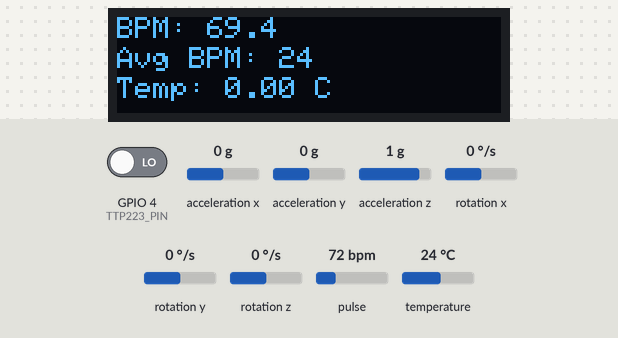
The sketch below on a simulated ESP32. Shown: 128×32 one-colour display. The inputs (shaded band) are chosen by the test bench; at power-on: pulse 72 bpm, temperature 24 °C, GPIO 4 (TTP223_PIN) LOW, acceleration x 0 g, acceleration y 0 g, acceleration z 1 g, rotation x 0 °/s, rotation y 0 °/s, rotation z 0 °/s. WiFi joins after 1.5 s; servers stay silent unless stated; what the sketch prints to the serial monitor is not drawn.

Above: at 3.3 s.
3.4 s: pulse set to 42 bpm
At 5.4 s:
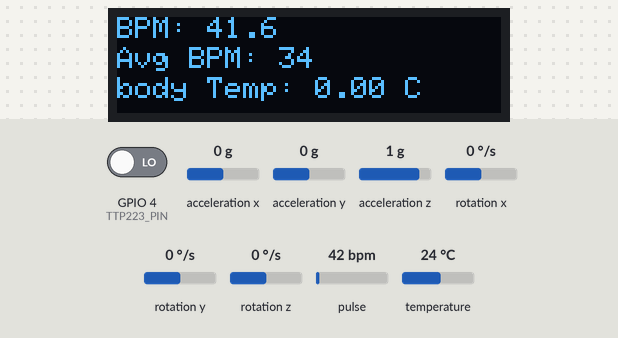
8.9 s: temperature set to 12 °C
At 12.2 s:
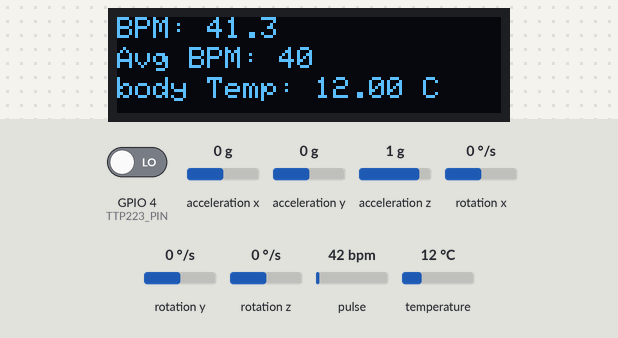
12.4 s: pulse set to 70 bpm
At 13.1 s:
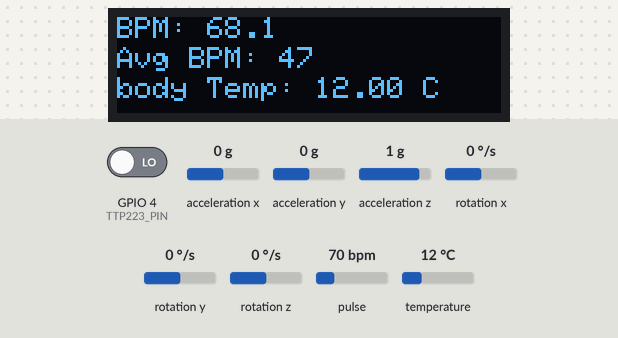
14.1 s: pulse set to 130 bpm
At 14.5 s:
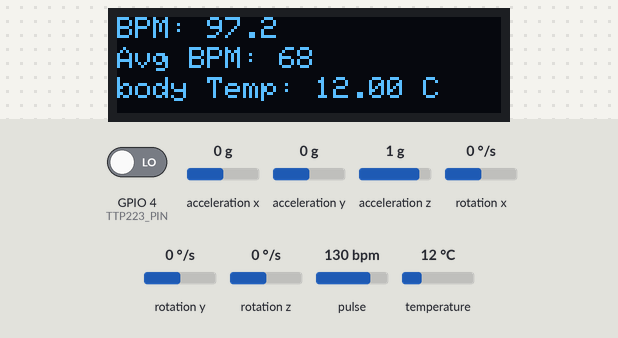
15.6 s: temperature set to 19 °C
At 22.1 s:
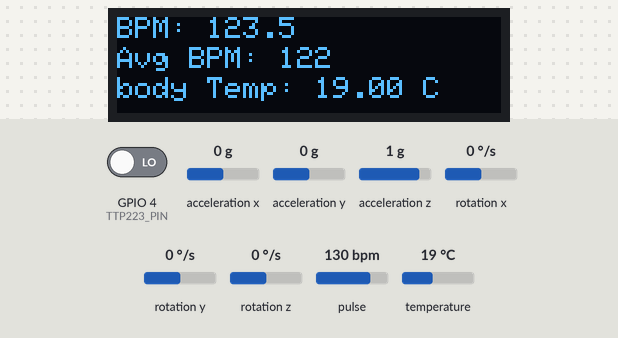
22.3 s: temperature set to 28 °C
At 32.4 s:
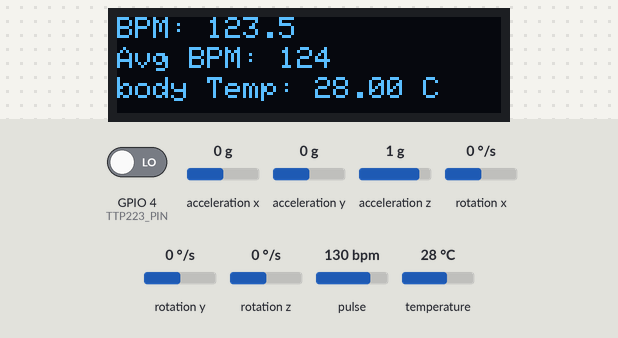
Timing chart, 0 to 33.4 s (numbered marks = the images above; inputs shaded):
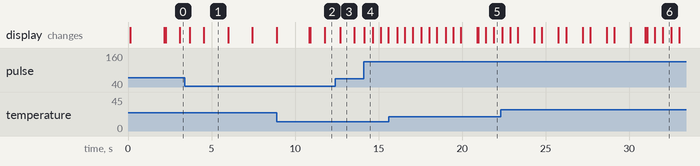

Measured:
- after the input at 12.4 s, the display: changes after 0.29 s (image 3)
- what the display in image 1 shows lasts 1.5 s, from 4.5 s to 6.0 s
- what the display in image 3 shows lasts 0.8 s, from 12.7 s to 13.5 s
- what the display in image 4 shows lasts 0.6 s, from 14.1 s to 14.7 s

The sketch:

gloves_tx.ino
```cpp
#include <WiFi.h>
#include <WiFiUdp.h>
#include <Wire.h>
#include <MPU6050.h>
#include "MAX30105.h"
#include "heartRate.h"
#include <OneWire.h>
#include <DallasTemperature.h>
#include <Adafruit_GFX.h>
#include <Adafruit_SSD1306.h>

#define TTP223_PIN 4
#define ONE_WIRE_BUS 5
#define trigger 3000

MAX30105 particleSensor;
MPU6050 mpu;
OneWire oneWire(ONE_WIRE_BUS);
DallasTemperature sensors(&oneWire);

#define SCREEN_WIDTH 128 // OLED display width, in pixels
#define SCREEN_HEIGHT 32 // OLED display height, in pixels

#define OLED_RESET     -1 // Reset pin # (or -1 if sharing Arduino reset pin)
#define SCREEN_ADDRESS 0x3C ///< See datasheet for Address; 0x3D for 128x64, 0x3C for 128x32
Adafruit_SSD1306 display(SCREEN_WIDTH, SCREEN_HEIGHT, &Wire, OLED_RESET);

#define mpuTrigger 1500

volatile float beatsPerMinute = 0.0;
volatile int beatAvg = 0;

const byte RATE_SIZE = 4;
byte rates[RATE_SIZE] = {0};
byte rateSpot = 0;
volatile long lastBeat = 0;

unsigned long lastTempSend = 0;
const unsigned long tempInterval = 10000;

// Reduced struct (removed IR and AZ)
typedef struct struct_message {
  uint8_t ap;
  float bpm;
  int avgBpm;
  float tempC;
} struct_message;

struct_message myData;

WiFiUDP udp;
const char *ssid = "ESP32_AP";
const char *password = "12345678";
const char *receiverIP = "192.168.4.1";
const int udpPort = 3333;

void heartRateTask(void * parameter) {
  while (1) {
    long currentIr = particleSensor.getIR();

    if (currentIr > 50000) {
      if (checkForBeat(currentIr)) {
        long delta = millis() - lastBeat;
        lastBeat = millis();
        float currentBPM = 60.0 / (delta / 1000.0);

        if (currentBPM > 20 && currentBPM < 255) {
          rates[rateSpot++] = (byte)currentBPM;
          rateSpot %= RATE_SIZE;
          int sum = 0;
          for (byte i = 0; i < RATE_SIZE; i++) sum += rates[i];
          beatAvg = sum / RATE_SIZE;
          beatsPerMinute = currentBPM;
        }
      }
    } else {
      beatsPerMinute = 0;
      beatAvg = 0;
      rateSpot = 0;
      memset((void*)rates, 0, RATE_SIZE);
    }
    delay(30);
  }
}

void setup() {
  Serial.begin(115200);
  Wire.begin();

   if(!display.begin(SSD1306_SWITCHCAPVCC, SCREEN_ADDRESS)) {
    Serial.println(F("SSD1306 allocation failed"));
    for(;;); // Don't proceed, loop forever
  }
  delay(100);
display.clearDisplay();

display.clearDisplay();
display.setTextSize(1);                      // normal size
display.setTextColor(SSD1306_WHITE);         // set text color
display.setCursor(10, 10);                     // top-left corner
display.println("Starting");
display.display();
display.clearDisplay();
delay(2000);
display.display();

  pinMode(TTP223_PIN, INPUT);

  mpu.initialize();
  if (!mpu.testConnection()) {
    Serial.println("MPU6050 connection failed!");
    while (1);
  }

  if (!particleSensor.begin(Wire, I2C_SPEED_FAST)) {
    Serial.println("MAX30105 not found. Check wiring/power.");
    while (1);
  }
  particleSensor.setup();
  particleSensor.setPulseAmplitudeRed(0x02);
  particleSensor.setPulseAmplitudeGreen(0);

  sensors.begin();

  WiFi.mode(WIFI_STA);
  WiFi.begin(ssid, password);
  Serial.print("Connecting to receiver AP");
  // while (WiFi.status() != WL_CONNECTED) {
  //   delay(500);
  //   Serial.print(".");
  // }
  // Serial.println("\nConnected to Receiver AP!");
  // Serial.print("Transmitter IP: ");
  // Serial.println(WiFi.localIP());

  xTaskCreatePinnedToCore(heartRateTask, "HeartRateTask", 4096, NULL, 2, NULL, 0);
}

void loop() {
  unsigned long currentMillis = millis();
  bool sendData = false;

  noInterrupts();
  float currentBPM = beatsPerMinute;
  int currentAvgBPM = beatAvg;
  interrupts();

  int16_t ax, ay, az;
  mpu.getAcceleration(&ax, &ay, &az);
  bool touchActive = (digitalRead(TTP223_PIN) == HIGH);
  bool motionTrigger = (ax < -mpuTrigger || ax > mpuTrigger || ay < -mpuTrigger || ay > mpuTrigger);
  if (touchActive && motionTrigger) {
    (ax>trigger) ? myData.ap|=(1<<0):myData.ap&=~(1<<0);
    (ax<-trigger) ? myData.ap|=(1<<1):myData.ap&=~(1<<1);
    (ay>trigger) ? myData.ap|=(1<<2):myData.ap&=~(1<<2);
    (ay<-trigger) ? myData.ap|=(1<<3):myData.ap&=~(1<<3);
    sendData = true;

  }

  if (currentMillis - lastTempSend >= tempInterval) {
    lastTempSend = currentMillis;
    sensors.requestTemperatures();
    myData.tempC = sensors.getTempCByIndex(0);
    sendData = true;
  }

  if (currentBPM > 0) {
    myData.bpm = currentBPM;
    myData.avgBpm = currentAvgBPM;
    sendData = true;
  }

  if (sendData) {
    Serial.printf("Send: BPM=%.1f Avg=%d Ap=%d Temp=%.2f\n",
                  myData.bpm, myData.avgBpm,myData.ap, myData.tempC);

    if(WiFi.status() == WL_CONNECTED){
    udp.beginPacket(receiverIP, udpPort);
    udp.write((uint8_t *)&myData, sizeof(myData));
    udp.endPacket();

  display.clearDisplay();
  display.setTextSize(1);
  display.setTextColor(SSD1306_WHITE);
  display.setCursor(0, 0);
  display.print("BPM: ");
  display.print(myData.bpm, 1);

  display.setCursor(0, 10);
  display.print("Avg BPM: ");
  display.print(myData.avgBpm);

  display.setCursor(0, 20);
  display.print("body Temp: ");
  display.print(myData.tempC, 2);
  display.print(" C");


  display.display();
  }


  if (WiFi.status() != WL_CONNECTED) {

  display.clearDisplay();
  display.setTextSize(1);
  display.setTextColor(SSD1306_WHITE);
  display.setCursor(0, 0);
  display.print("BPM: ");
  display.print(myData.bpm, 1);

  display.setCursor(0, 10);
  display.print("Avg BPM: ");
  display.print(myData.avgBpm);


  display.setCursor(0, 20);
  display.print("Temp: ");
  display.print(myData.tempC, 2);
  display.print(" C");

  display.display();
    }

  }

  delay(50);
}
```
